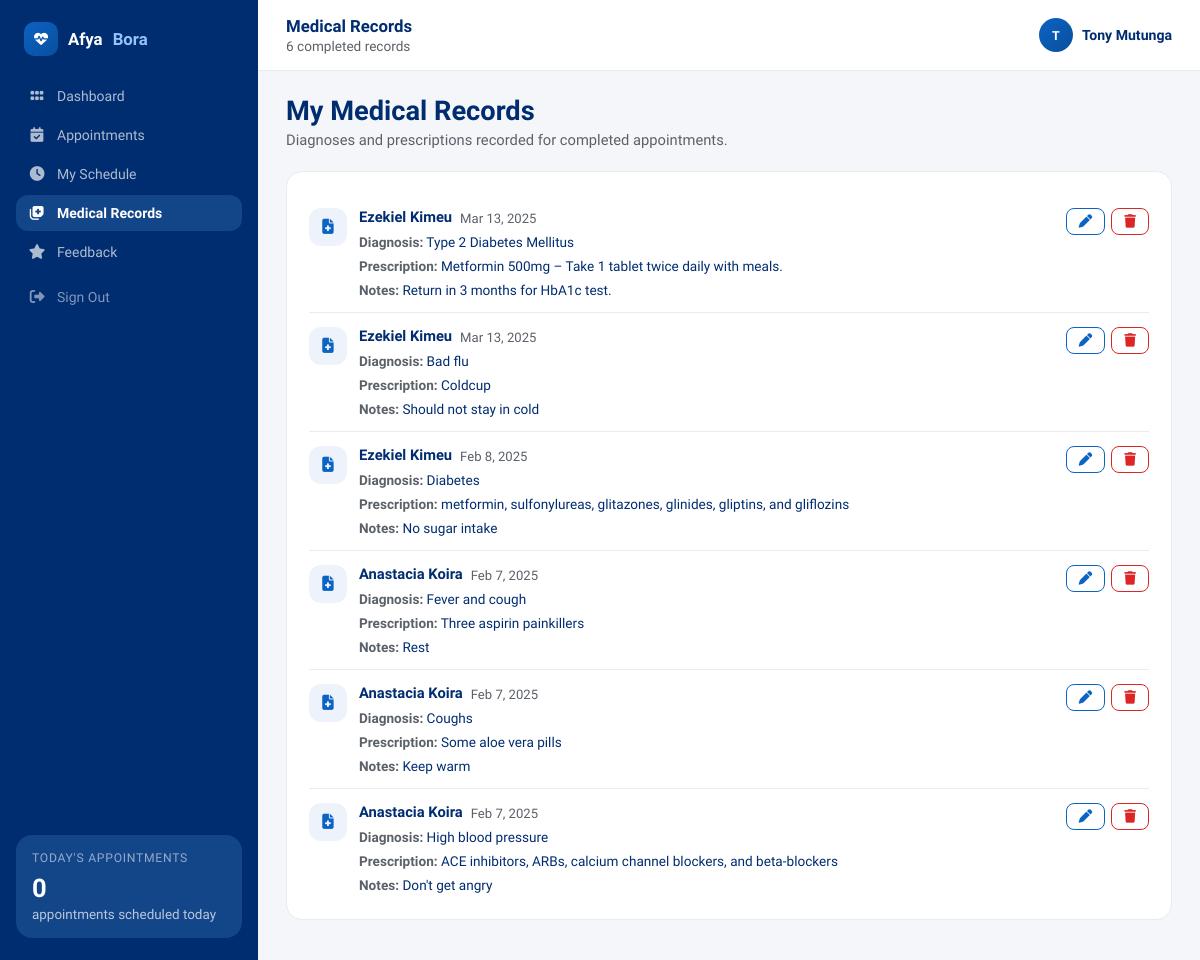
/doctors/medical_history.php (signed in), run on an earlier commit of the app's database.
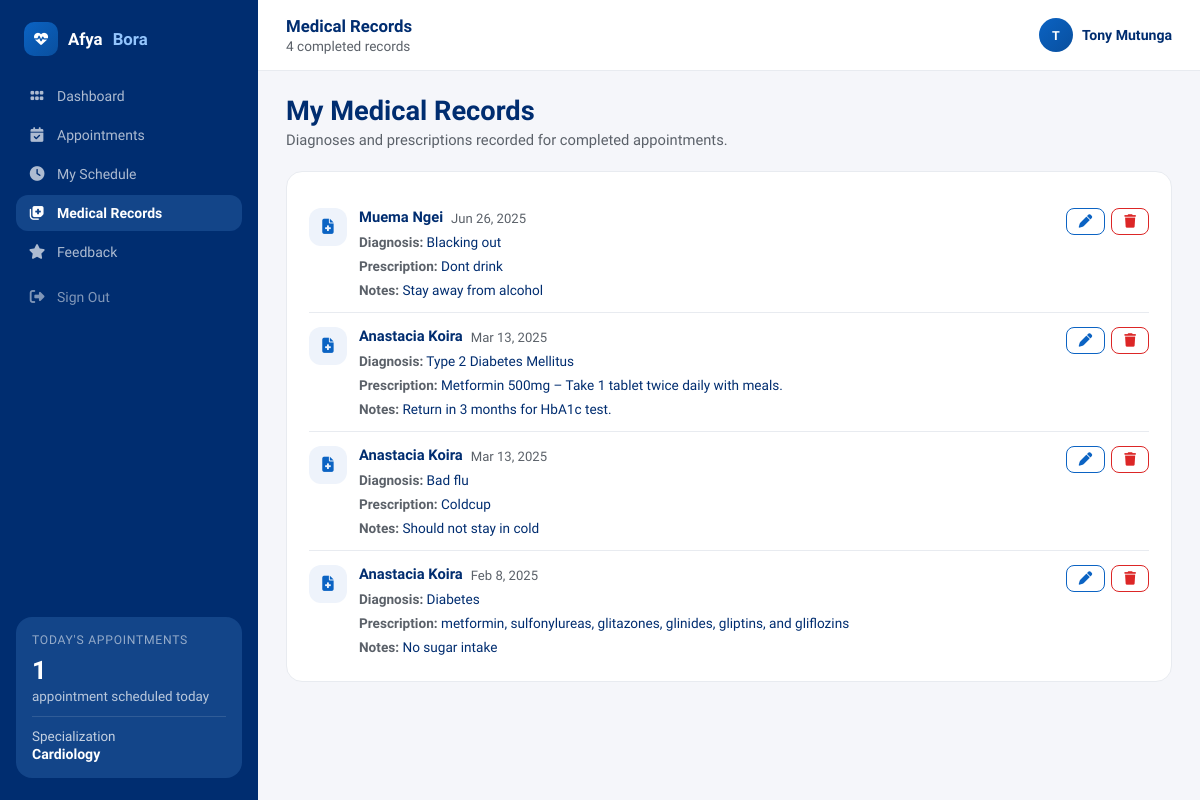
And on a later commit of the database.
### tables this page shows
CREATE TABLE `appointments` (
  `appointment_id` int(11) NOT NULL AUTO_INCREMENT,
  `patient_id` int(11) NOT NULL,
  `doctor_id` int(11) NOT NULL,
  `appointment_date` date NOT NULL,
  `appointment_time` time NOT NULL,
  `status` enum('scheduled','completed','canceled','no_show','rescheduled') NOT NULL DEFAULT 'scheduled',
  `payment_status` enum('pending','paid') DEFAULT 'pending',
  `payment_amount` decimal(10,2) DEFAULT 500.00,
  `payment_date` timestamp NULL DEFAULT NULL,
  `payment_method` varchar(50) DEFAULT NULL,
  `payment_reference` varchar(100) DEFAULT NULL,
  `created_at` timestamp NULL DEFAULT current_timestamp(),
  `updated_at` timestamp NULL DEFAULT NULL,
  `updated_by` int(11) DEFAULT NULL,
  `reason` enum('Routine Check-up','Follow-up','New Symptoms','Chronic Condition','Other') NOT NULL,
  `additional_notes` text DEFAULT NULL,
  `appointment_duration` int(11) NOT NULL DEFAULT 30 COMMENT 'minutes',
  PRIMARY KEY (`appointment_id`),
  UNIQUE KEY `ux_doc_datetime` (`doctor_id`,`appointment_date`,`appointment_time`),
  KEY `patient_id` (`patient_id`),
  KEY `doctor_id` (`doctor_id`),
  KEY `ix_appointments_updated_by` (`updated_by`),
  CONSTRAINT `appointments_ibfk_2` FOREIGN KEY (`doctor_id`) REFERENCES `users` (`user_id`) ON DELETE CASCADE,
  CONSTRAINT `fk_appointments_patient` FOREIGN KEY (`patient_id`) REFERENCES `users` (`user_id`) ON DELETE CASCADE,
  CONSTRAINT `fk_appointments_updated_by` FOREIGN KEY (`updated_by`) REFERENCES `users` (`user_id`) ON DELETE SET NULL
);

CREATE TABLE `users` (
  `user_id` int(11) NOT NULL AUTO_INCREMENT,
  `full_name` varchar(100) NOT NULL,
  `email` varchar(100) NOT NULL,
  `password_hash` varchar(255) NOT NULL,
  `phone_number` varchar(15) DEFAULT NULL,
  `role` enum('admin','doctor','patient','receptionist') NOT NULL,
  `specialization` varchar(100) DEFAULT NULL,
  `date_of_birth` date DEFAULT NULL,
  `gender` enum('male','female','other') DEFAULT NULL,
  `address` text DEFAULT NULL,
  `created_at` timestamp NULL DEFAULT current_timestamp(),
  PRIMARY KEY (`user_id`),
  UNIQUE KEY `email` (`email`)
);

CREATE TABLE `medical_records` (
  `record_id` int(11) NOT NULL AUTO_INCREMENT,
  `appointment_id` int(11) NOT NULL,
  `diagnosis` text DEFAULT NULL,
  `prescription` text DEFAULT NULL,
  `notes` text DEFAULT NULL,
  `created_at` timestamp NULL DEFAULT current_timestamp(),
  PRIMARY KEY (`record_id`),
  KEY `appointment_id` (`appointment_id`),
  CONSTRAINT `medical_records_ibfk_1` FOREIGN KEY (`appointment_id`) REFERENCES `appointments` (`appointment_id`) ON DELETE CASCADE
);

### doctors/medical_history.php (the view, shortened to what the changed rows need)
<?php
require_once "../config/db.php";
$doctor_id = $_SESSION["user_id"];
$query = "SELECT a.appointment_id, a.appointment_date, u.full_name AS patient_name,
                 m.diagnosis, m.prescription, m.notes
          FROM appointments a
          JOIN users u ON a.patient_id = u.user_id
          JOIN medical_records m ON a.appointment_id = m.appointment_id
          WHERE a.doctor_id = ? AND a.status = 'completed'
          ORDER BY a.appointment_date DESC";
$stmt = $conn->prepare($query);
$stmt->bind_param("i", $doctor_id);
$stmt->execute();
$result = $stmt->get_result();
$total = $result->num_rows;
?>
<!DOCTYPE html>
<html lang="en">
<head>
    <link rel="stylesheet" href="https://cdnjs.cloudflare.com/ajax/libs/font-awesome/6.5.0/css/all.min.css">
</head>
<body>
<?php include "sidebar.php"; ?>
<div class="ab-main-wrap">
    <header class="ab-topbar">
        <div class="ab-topbar-left">
            <div class="ab-greeting">Medical Records</div>
            <div class="ab-subgreeting"><?= $total ?> completed record<?= $total === 1 ? '' : 's' ?></div>
        </div>
    </header>
    <main class="ab-content">
        <div class="ab-card">
            <?php if ($total > 0): ?>
                <?php while ($row = $result->fetch_assoc()): ?>
                    <div class="ab-list-row">
                        <div class="ab-icon-chip"><i class="fas fa-file-medical"></i></div>
                        <div class="alr-body">
                            <div class="alr-title-line">
                                <span class="alr-title"><?= htmlspecialchars($row['patient_name']) ?></span>
                                <span class="alr-meta"><?= date('M j, Y', strtotime($row['appointment_date'])) ?></span>
                            </div>
                            <?php if (!empty($row['diagnosis'])): ?><div class="alr-detail"><span class="alr-detail-label">Diagnosis:</span> <?= htmlspecialchars($row['diagnosis']) ?></div><?php endif; ?>
                            <?php if (!empty($row['prescription'])): ?><div class="alr-detail"><span class="alr-detail-label">Prescription:</span> <?= htmlspecialchars($row['prescription']) ?></div><?php endif; ?>
                            <?php if (!empty($row['notes'])): ?><div class="alr-detail"><span class="alr-detail-label">Notes:</span> <?= htmlspecialchars($row['notes']) ?></div><?php endif; ?>
                        </div>
                        <div class="alr-trailing">
                            <a href="add_medical_record.php?appointment_id=<?= (int)$row['appointment_id'] ?>" class="ab-btn ab-btn-secondary ab-btn-sm"><i class="fas fa-pen"></i></a>
                            <a href="delete_medical_record.php?appointment_id=<?= (int)$row['appointment_id'] ?>" class="ab-btn ab-btn-danger ab-btn-sm" onclick="return confirm('Delete this record?');"><i class="fas fa-trash"></i></a>
                        </div>
                    </div>
                <?php endwhile; ?>
            <?php else: ?>
                <p style="color:var(--muted);font-size:.85rem;margin:6px 0 0">No medical records found.</p>
            <?php endif; ?>
        </div>
    </main>
</div>
</body>
</html>

### doctors/sidebar.php (shortened to what the changed rows need)
<?php
$__sidebar_doctor_id = $_SESSION["user_id"] ?? null;
$__today_count = 0;
$__specialization = null;
if ($__sidebar_doctor_id) {
    $__stmt = $conn->prepare("SELECT COUNT(*) AS c FROM appointments WHERE doctor_id = ? AND appointment_date = CURDATE() AND status = 'scheduled'");
    $__stmt->bind_param("i", $__sidebar_doctor_id);
    $__stmt->execute();
    $__today_count = (int)($__stmt->get_result()->fetch_assoc()["c"] ?? 0);
    $__spec_stmt = $conn->prepare("SELECT specialization FROM users WHERE user_id = ?");
    $__spec_stmt->bind_param("i", $__sidebar_doctor_id);
    $__spec_stmt->execute();
    $__specialization = $__spec_stmt->get_result()->fetch_assoc()["specialization"] ?? null;
}
?>
<aside class="ab-sidebar">
  <?php if ($__sidebar_doctor_id): ?>
  <div class="ab-sidebar-widget">
    <div class="aw-title">Today's Appointments</div>
    <div class="aw-pct"><?= $__today_count ?></div>
    <div class="aw-note"><?= $__today_count === 1 ? 'appointment scheduled today' : 'appointments scheduled today' ?></div>
    <?php if ($__specialization): ?>
    <div class="aw-spec">
      Specialization
      <strong><?= htmlspecialchars($__specialization) ?></strong>
    </div>
    <?php endif; ?>
  </div>
  <?php endif; ?>
</aside>

What changed in the data, as far as the page shows it:
removed appointments: users.full_name "Anastacia Koira", appointment_date "Feb 7, 2025", medical_records.diagnosis "Fever and cough", medical_records.prescription "Three aspirin painkillers", medical_records.notes "Rest", medical_records.diagnosis "Coughs", medical_records.prescription "Some aloe vera pills", medical_records.notes "Keep warm", medical_records.diagnosis "High blood pressure", medical_records.prescription "ACE inhibitors, ARBs, calcium channel blockers, and beta-blockers", medical_records.notes "Don't get angry"
now on this page (row edited): users: specialization "Cardiology"
changed users: specialization empty → "Cardiology" (drawn)
now on this page (row edited): appointments: patient.full_name "Muema Ngei", appointment_date "Jun 26, 2025", medical_records.diagnosis "Blacking out", medical_records.prescription "Dont drink", medical_records.notes "Stay away from alcohol"
changed appointments "Mar 13, 2025": patient.full_name "Ezekiel Kimeu" → "Anastacia Koira"
changed appointments "Feb 8, 2025": patient.full_name "Ezekiel Kimeu" → "Anastacia Koira"
Also different on the page:
$__today_count: "0" → "1"
$total: "6" → "4"
text no longer shown: "appointments scheduled today"
text now shown: "appointment scheduled today Specialization"
